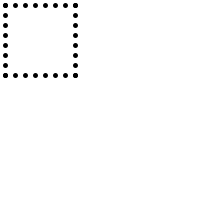
Frame 1 (no input)
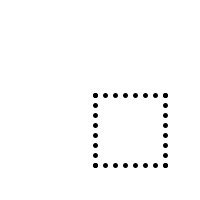
Frame 60 (the mouse pressed at the canvas centre just before this capture)
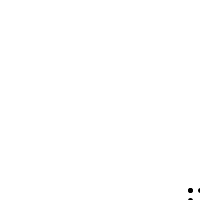
Frame 120 (the mouse held since frame 60 and released just before this capture)

The Processing sketch that drew these frames (run headless with seeded random() and noise(); from frame 60 on, the mouse is pressed at the canvas centre):

// Processing sketch: sketch_17
// ── sketch_17.pde
int y1 = 0;
int x1 = 0;
void setup() {
  size(200,200);
  stroke(0);
  strokeWeight(5);
  fill(256);
}
void draw() {
  background(255);
  y1 = y1 + 5;
  x1 = x1 + 5;
  if (x1 > 200) {
    y1 = 0;
    x1 = 0;
  }
  int y2 = y1 + 10;
  int y3 = y2 + 10;
  int y4 = y3 + 10;
  int y5 = y4 + 10;
  int y6 = y5 + 10;
  int y7 = y6 + 10;
  int y8 = y7 + 10;
  int x2 = x1 + 10;
  int x3 = x2 + 10;
  int x4 = x3 + 10;
  int x5 = x4 + 10;
  int x6 = x5 + 10;
  int x7 = x6 + 10;
  int x8 = x7 + 10;
  point(x1,y1);
  point(x2,y1);
  point(x3,y1);
  point(x4,y1);
  point(x5,y1);
  point(x6,y1);
  point(x7,y1);
  point(x8,y1);
  point(x1,y8);
  point(x2,y8);
  point(x3,y8);
  point(x4,y8);
  point(x5,y8);
  point(x6,y8);
  point(x7,y8);
  point(x8,y8);
  point(x1,y1);
  point(x1,y2);
  point(x1,y3);
  point(x1,y4);
  point(x1,y5);
  point(x1,y6);
  point(x1,y7);
  point(x1,y8);
  point(x8,y1);
  point(x8,y2);
  point(x8,y3);
  point(x8,y4);
  point(x8,y5);
  point(x8,y6);
  point(x8,y7);
  point(x8,y8);
}
